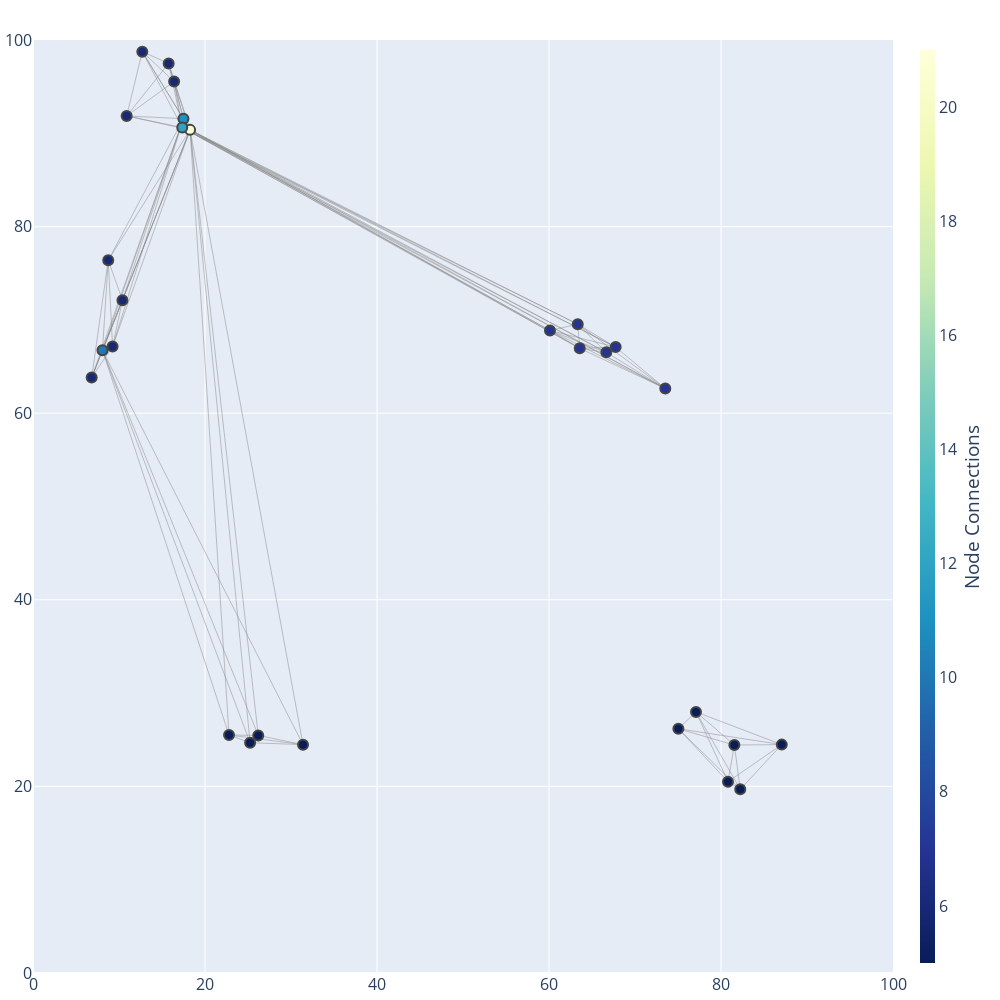

Write notebook code for a chart like this one.
### Code cell
import plotly.graph_objects as go

import networkx as nx
import psutil

G = nx.Graph()
G.add_nodes_from(nodes)
G.add_edges_from(edges)

edge_x = []
edge_y = []
for edge in G.edges():
    x0, y0 = G.nodes[edge[0]]['pos']
    x1, y1 = G.nodes[edge[1]]['pos']
    edge_x.append(x0)
    edge_x.append(x1)
    edge_x.append(None)
    edge_y.append(y0)
    edge_y.append(y1)
    edge_y.append(None)

edge_trace = go.Scatter(
    x=edge_x, y=edge_y,
    line=dict(width=0.5, color='#888'),
    hoverinfo='none',
    mode='lines')

node_x = []
node_y = []
for node in G.nodes():
    x, y = G.nodes[node]['pos']
    node_x.append(x)
    node_y.append(y)

node_trace = go.Scatter(
    x=node_x, y=node_y,
    mode='markers',
    hoverinfo='text',
    marker=dict(
        showscale=True,
        # colorscale options
        #'Greys' | 'YlGnBu' | 'Greens' | 'YlOrRd' | 'Bluered' | 'RdBu' |
        #'Reds' | 'Blues' | 'Picnic' | 'Rainbow' | 'Portland' | 'Jet' |
        #'Hot' | 'Blackbody' | 'Earth' | 'Electric' | 'Viridis' |
        colorscale='YlGnBu',
        reversescale=True,
        color=[],
        size=10,
        colorbar=dict(
            thickness=15,
            title='Node Connections',
            xanchor='left',
            titleside='right'
        ),
        line_width=2))

node_adjacencies = []
node_text = []
for node, adjacencies in enumerate(G.adjacency()):
    node_adjacencies.append(len(adjacencies[1]))
    node_text.append('# of connections: '+str(len(adjacencies[1])))

node_trace.marker.color = node_adjacencies
node_trace.text = node_text

fig = go.Figure(data=[edge_trace, node_trace],
             layout=go.Layout(
                titlefont_size=16,
                font_size=24,
                showlegend=False,
                hovermode='closest',
                margin=dict(b=20,l=5,r=5,t=40),
                width = 1000,
                height = 1000,
                #annotations=[ dict(
                #    showarrow=False,
                #    xref="paper", yref="paper",
                #    x=0.005, y=-0.002 ) ],
                xaxis=dict(range=[0,100],showgrid=True, zeroline=True, showticklabels=True),
                yaxis=dict(range=[0,100],showgrid=True, zeroline=True, showticklabels=True))
                )
fig.show()
fig.to_image(format="png", engine="kaleido")
print("saving...")
fig.write_image("group5_limit5.png")

### Figure 1 — Plotly figure (JSON) as saved in the notebook; plotly's stock layout.template omitted (floating-point values rounded to 4 significant figures; data arrays with more than 128 entries replaced by an {"elided": "..."} marker saying what was removed)
{"data": [{"hoverinfo": "none", "line": {"color": "#888", "width": 0.5}, "mode": "lines", "type": "scatter", "x": {"elided": "291 float values"}, "y": {"elided": "291 float values"}}, {"hoverinfo": "text", "marker": {"color": [10, 6, 5, 5, 6, 5, 6, 7, 7, 7, 11, 6, 5, 6, 5, 5, 6, 5, 7, 21, 7, 7, 5, 12, 6, 5, 6, 5], "colorbar": {"thickness": 15, "title": {"side": "right", "text": "Node Connections"}, "xanchor": "left"}, "colorscale": [[0, "rgb(255,255,217)"], [0.125, "rgb(237,248,177)"], [0.25, "rgb(199,233,180)"], [0.375, "rgb(127,205,187)"], [0.5, "rgb(65,182,196)"], [0.625, "rgb(29,145,192)"], [0.75, "rgb(34,94,168)"], [0.875, "rgb(37,52,148)"], [1, "rgb(8,29,88)"]], "line": {"width": 2}, "reversescale": true, "showscale": true, "size": 10}, "mode": "markers", "text": ["# of connections: 10", "# of connections: 6", "# of connections: 5", "# of connections: 5", "# of connections: 6", "# of connections: 5", "# of connections: 6", "# of connections: 7", "# of connections: 7", "# of connections: 7", "# of connections: 11", "# of connections: 6", "# of connections: 5", "# of connections: 6", "# of connections: 5", "# of connections: 5", "# of connections: 6", "# of connections: 5", "# of connections: 7", "# of connections: 21", "# of connections: 7", "# of connections: 7", "# of connections: 5", "# of connections: 12", "# of connections: 6", "# of connections: 5", "# of connections: 6", "# of connections: 5"], "type": "scatter", "x": [8.079, 15.78, 80.81, 22.79, 12.71, 87.07, 6.823, 66.67, 63.34, 63.57, 17.49, 10.89, 81.55, 8.748, 26.19, 82.24, 10.4, 31.4, 67.75, 18.27, 60.11, 73.52, 77.09, 17.35, 16.41, 75.04, 9.252, 25.25], "y": [66.75, 97.49, 20.5, 25.51, 98.75, 24.48, 63.81, 66.52, 69.54, 66.95, 91.56, 91.86, 24.43, 76.39, 25.47, 19.69, 72.11, 24.47, 67.09, 90.37, 68.87, 62.64, 27.98, 90.62, 95.55, 26.18, 67.15, 24.68]}], "layout": {"font": {"size": 16}, "height": 1000, "hovermode": "closest", "margin": {"b": 20, "l": 5, "r": 5, "t": 40}, "showlegend": false, "title": {"font": {"size": 16}}, "width": 1000, "xaxis": {"range": [0, 100], "showgrid": true, "showticklabels": true, "zeroline": true}, "yaxis": {"range": [0, 100], "showgrid": true, "showticklabels": true, "zeroline": true}}}
